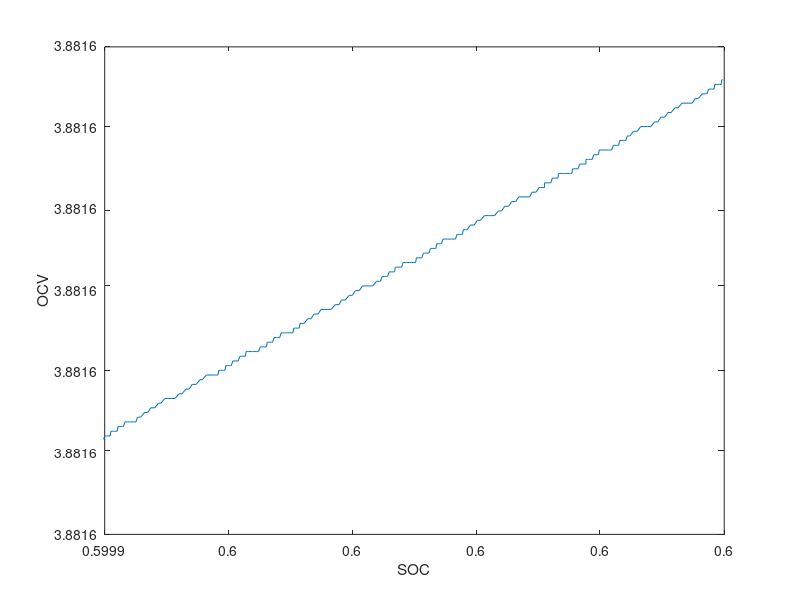
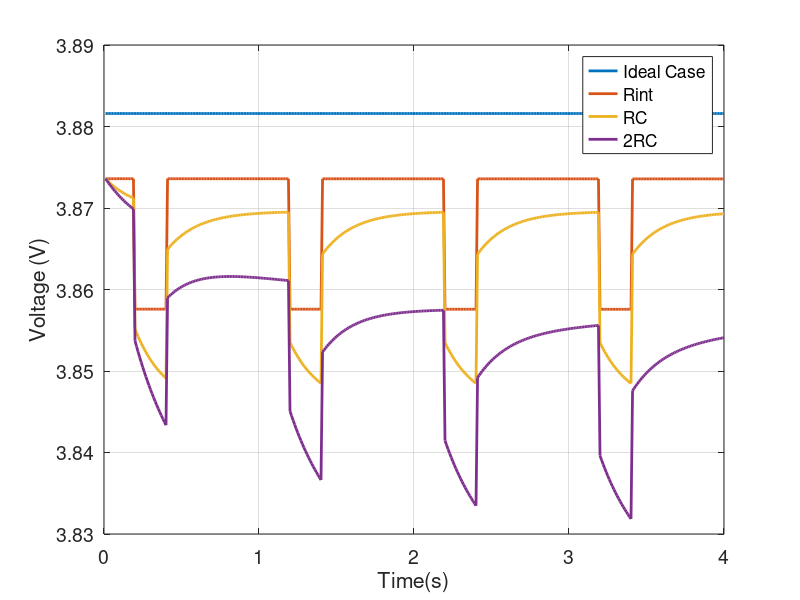

The MATLAB script that drew these images, in order:

%OCV of the battery is not remined constant while the battery is being discharged. 
%OCV of the battery change when the battery is being discharged. 

%---------------------------------------------------------------------------
%Battery model parameters resistence & capacitance
R_0 = 0.2;
R_1 = 0.1;
C_1 = 2;
R_2 = 0.3;
C_2 = 5;
%---------------------------------------------------------------------------

%the following current load profile id over time is applied to the battery.
step = 0.01;
T = 0.01:step:4;
i = zeros(1,length(T));
for count = 1:length(T)
    r = rem(count,1/step);
    if(r<20 || r>40)
    i(count) = -40;
    else
       i(count) = -120; 
    end
end
%---------------------------------------------------------------------------

sum=0;
for a=1:length(T)
i_n=abs(i);
sum=((i_n(a)*10.^-3).*(0.01/3600))./1.2 + sum;
s(a)=0.6-sum;
end

% OCV parameters of battery according to the Combined+3 model
k0 = 3.757; 
k1 = -2.8*10^-3; 
k2 = 1.41*10^-5; 
k3 = -2.37*10^-8; 
k4 = 1.24*10^-11; 
k5 = 0.169; 
k6 = 59.8*10^-3; 
k7 = -63.7*10^-3;

%Plot OCV of the battery change when the battery is being discharged.
OCV = k0 + (k1./s) + (k2./s.^2) + (k3./s.^3) + (k4./s.^4) + (k5.*s) + (k6.*log(s)) + (k7.*log(1-s));
plot(s,OCV)
xlabel('SOC')
ylabel('OCV')
xlim([0.59995,0.6])


% Part 1 :- voltage v across the battery terminals under ideal battery
% model
V1 = OCV(1) + zeros(1,length(T));
figure; hold on
plot(T,V1,'LineWidth',2)

% Part 2 :- voltage v across the battery terminals under R-int model battery
% model
V2 = OCV + R_0*i*10^-3;
plot(T,V2,'LineWidth',2)


% Part 3 :- voltage v across the battery terminals 
%under RC model (assume R2,C2 are zero) model battery
alpha1 = exp(-step/(R_1*C_1));
i_1 = zeros(1,length(T));
 for k = 2:length(T)
 i_1(k) = alpha1*i_1(k-1) + (1-alpha1)*i(k-1);
 end
 V3 = OCV + R_0*i*10^-3 + i_1*R_1*10^-3;
 
plot(T,V3,'LineWidth',2)


% Part 4 :- voltage v across the battery terminals under 2RC model

alpha2 = exp(-step/(R_2*C_2));
i_2 = zeros(1,length(T));
 for k = 2:length(T)
 i_2(k) = alpha2*i_2(k-1) + (1-alpha2)*i(k-1);
 end
 V4 = OCV + R_0*i*10^-3 + i_1*R_1*10^-3 + i_2*R_2*10^-3;
 
plot(T,V4,'LineWidth',2)
xlabel('Time(s)')
ylabel('Voltage (V)')
box on; grid on
legend({'Ideal Case','Rint','RC','2RC'},'location', 'best')
set(gca, 'fontsize', 14)
